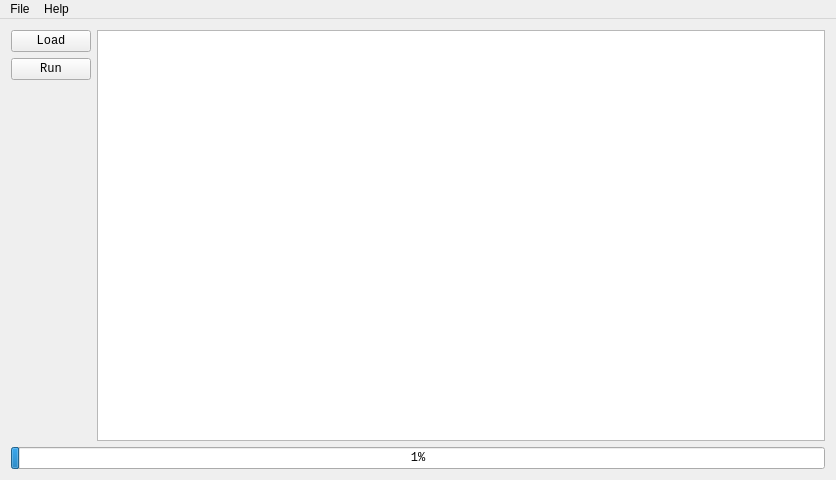
<?xml version="1.0" encoding="UTF-8"?>
<ui version="4.0">
 <class>MainWindow</class>
 <widget class="QMainWindow" name="MainWindow">
  <property name="geometry">
   <rect>
    <x>0</x>
    <y>0</y>
    <width>836</width>
    <height>480</height>
   </rect>
  </property>
  <property name="windowTitle">
   <string>Firmware Update Utility V1.0.0</string>
  </property>
  <property name="documentMode">
   <bool>false</bool>
  </property>
  <widget class="QWidget" name="centralWidget">
   <layout class="QGridLayout" name="gridLayout">
    <item row="3" column="0" colspan="2">
     <widget class="QProgressBar" name="progressBar">
      <property name="font">
       <font>
        <family>Consolas</family>
       </font>
      </property>
      <property name="value">
       <number>1</number>
      </property>
      <property name="alignment">
       <set>Qt::AlignCenter</set>
      </property>
     </widget>
    </item>
    <item row="0" column="1" rowspan="3">
     <widget class="QPlainTextEdit" name="plainTextEdit">
      <property name="font">
       <font>
        <family>Consolas</family>
       </font>
      </property>
     </widget>
    </item>
    <item row="0" column="0">
     <widget class="QPushButton" name="pBLoad">
      <property name="font">
       <font>
        <family>Consolas</family>
       </font>
      </property>
      <property name="text">
       <string>Load</string>
      </property>
     </widget>
    </item>
    <item row="1" column="0">
     <widget class="QPushButton" name="pBRun">
      <property name="font">
       <font>
        <family>Consolas</family>
       </font>
      </property>
      <property name="text">
       <string>Run</string>
      </property>
     </widget>
    </item>
   </layout>
  </widget>
  <widget class="QMenuBar" name="menuBar">
   <property name="geometry">
    <rect>
     <x>0</x>
     <y>0</y>
     <width>836</width>
     <height>29</height>
    </rect>
   </property>
   <widget class="QMenu" name="menuFile">
    <property name="title">
     <string>File</string>
    </property>
    <addaction name="actionExit"/>
   </widget>
   <widget class="QMenu" name="menuHelp">
    <property name="title">
     <string>Help</string>
    </property>
    <addaction name="actionAbout_Updata"/>
   </widget>
   <addaction name="menuFile"/>
   <addaction name="menuHelp"/>
  </widget>
  <action name="actionExit">
   <property name="text">
    <string>Exit</string>
   </property>
   <property name="font">
    <font>
     <family>Consolas</family>
    </font>
   </property>
  </action>
  <action name="actionAbout_Updata">
   <property name="text">
    <string>About Updata ...</string>
   </property>
   <property name="font">
    <font>
     <family>Consolas</family>
    </font>
   </property>
  </action>
 </widget>
 <layoutdefault spacing="6" margin="11"/>
 <resources/>
 <connections>
  <connection>
   <sender>actionExit</sender>
   <signal>triggered()</signal>
   <receiver>MainWindow</receiver>
   <slot>close()</slot>
   <hints>
    <hint type="sourcelabel">
     <x>-1</x>
     <y>-1</y>
    </hint>
    <hint type="destinationlabel">
     <x>299</x>
     <y>239</y>
    </hint>
   </hints>
  </connection>
 </connections>
</ui>
